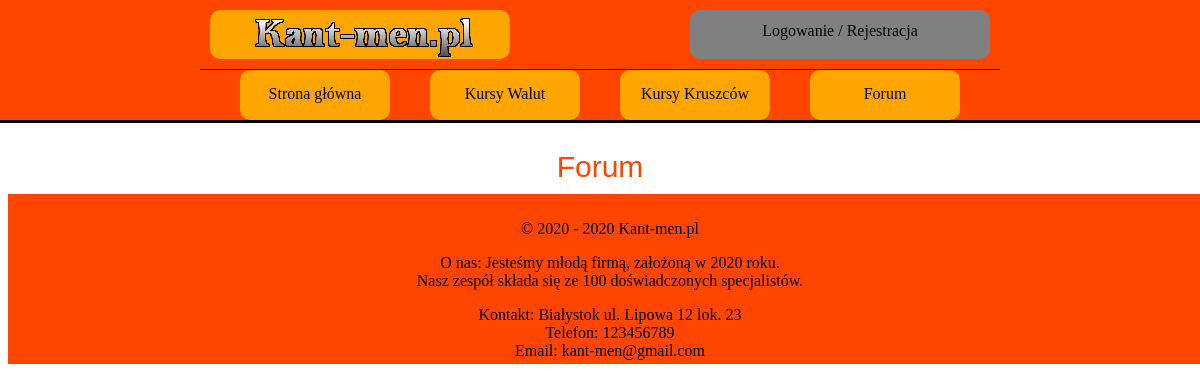
Page /forum.php on the earlier database version.
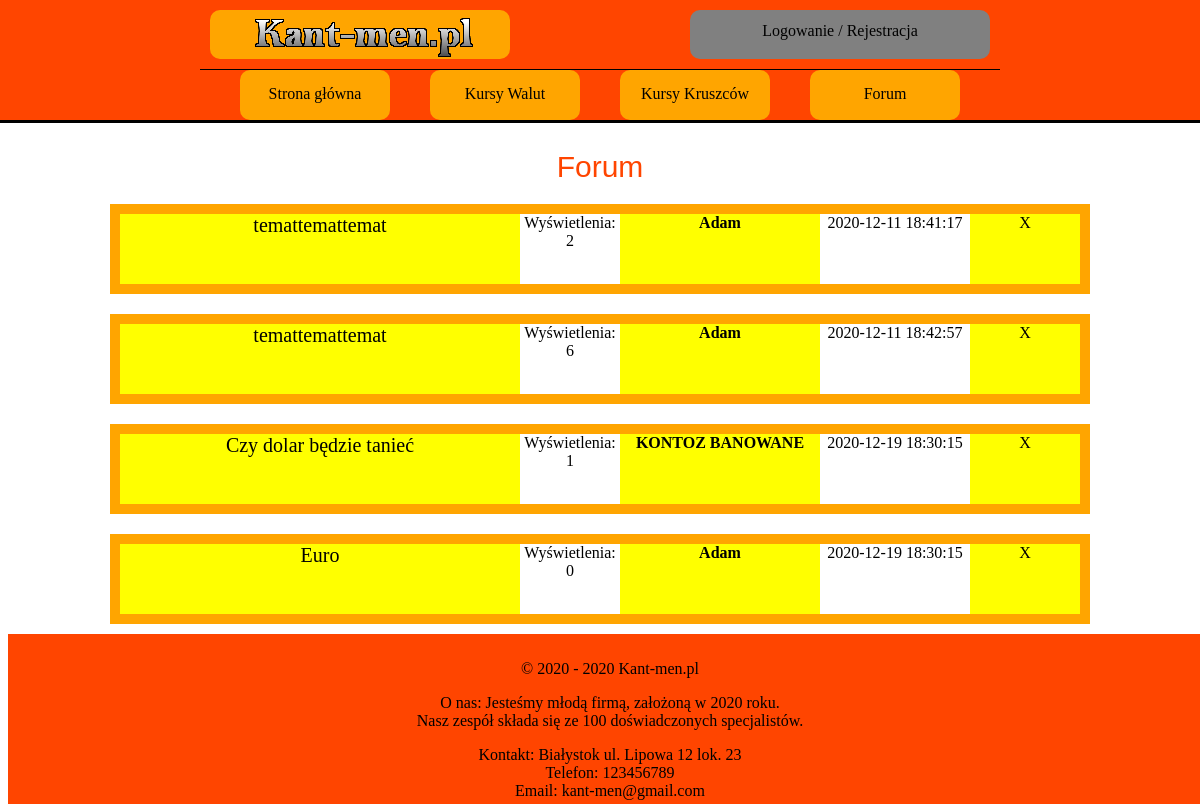
Same page on the later database version.
### tables this page shows
CREATE TABLE `watek` (
  `ID_WATEK` int(10) NOT NULL,
  `ID_USER` int(10) NOT NULL,
  `TEMAT` varchar(100) NOT NULL,
  `DATA` timestamp NOT NULL DEFAULT current_timestamp(),
  `TRESC_WATKU` longtext NOT NULL,
  `LICZBA_KOMENTARZY` int(10) NOT NULL DEFAULT 0,
  `ILOSC_ODWIEDZIN` int(10) NOT NULL DEFAULT 0,
  `OCENA` int(10) NOT NULL DEFAULT 0,
  `STATUS` varchar(20) NOT NULL DEFAULT 'UKRYTE'
);

CREATE TABLE `user` (
  `ID_USER` int(10) NOT NULL,
  `LOGIN` varchar(20) NOT NULL,
  `HASLO` char(255) NOT NULL,
  `IMIE` varchar(50) NOT NULL,
  `NAZWISKO` varchar(50) NOT NULL,
  `EMAIL` varchar(50) NOT NULL,
  `WIEK` int(10) NOT NULL,
  `MIASTO` varchar(50) NOT NULL,
  `KRAJ` varchar(50) NOT NULL,
  `OPIS_PROFILU` text DEFAULT NULL,
  `ZDJECIE` varchar(255) DEFAULT NULL,
  `STW_WATKI` int(10) NOT NULL DEFAULT 0,
  `LICZ_KOMENTARZY` int(10) NOT NULL DEFAULT 0,
  `UPRAWNIENIA` varchar(10) NOT NULL DEFAULT 'USER'
);

### forum.php (the view, shortened to what this page needs)
<!DOCTYPE HTML>
<html>
    <head>
        <link href="CSS/styleGlowne.css" rel="stylesheet" type="text/css">
        <link href="CSS/styleForum.css" rel="stylesheet" type="text/css">
    </head>
    <body>
    <?php
    include_once('rysowanieMenu.php');
    rysowanieGlownegoMenu();
    ?>
        <main>
            <section>
                <div class="pas-tytulowy">
                    Forum
                </div>
                <?php
                    require_once "polaczeniezMySQL.php";
                    $polaczenie = @new mysqli($host,$db_user,$db_password,$db_name);
                    if($polaczenie->connect_errno!=0)
                    {
                        echo "Error: ".$polaczenie->connect_errno;
                    }
                    else
                    {
                        $rezultat = $polaczenie->query("SELECT * FROM watek");
                        if(!$rezultat)
                        {
                        throw new Exception($polaczenie->error);
                        }
                        else
                        {
                        while($row = mysqli_fetch_array($rezultat))
                        {
                ?>
                <article class="artykul">
                    <div class="glowny-kontener-artykulu">
                        <div class="tytul-watku">
                            <?php echo '<a href="watek.php?id='.$row['ID_WATEK'].'">'.$row['TEMAT'].'</a>'; ?>
                        </div>
                        <div class="ilosc-odwiedzin">
                            <?php echo "Wyświetlenia:</br>";
                            echo $row['ILOSC_ODWIEDZIN']; ?>
                        </div>
                        <div class="autor">
                            <?php
                                $row_autor = mysqli_fetch_array($wyciagniecie_nicku_autora = $polaczenie->query("SELECT * FROM user WHERE ID_USER=".$row['ID_USER']));
                                echo '<a href="profilowe.php?user='.$row['ID_USER'].'"><k style=" font-weight: 700;">'.$row_autor['LOGIN'].'</k></a>';
                            ?>
                        </div>
                        <div class="czas-wstawienia">
                            <?php echo $row['DATA']; ?>
                        </div>
                        <div class="admin-mini-panel">
                            X
                        </div>
                    </div>
                </article>
                <?php
                    }
                    }
                    }
                ?>
            </section>
        </main>
    <?php
    include_once('rysowanieStopki.php');
    rysowanieStopki();
    ?>
    </body>
</html>

### rysowanieMenu.php (shortened to what this page needs)
<?php
function rysowanieGlownegoMenu()
{
    ?>
    <header>
        <nav class="nawigacja-menu">
            <div class="nawigacja-czesc-gorna">
                <div class="logo"><a href="index.php"><img src="img/logo/logo-duze.png" alt="logo"></a></div>
                <div class="logowanie-rejestracja">
                    <?php
                    if((isset($_SESSION['zalogowany']))&&($_SESSION['zalogowany']==true))
                    {
                        echo '<a href="profilowe.php?user='.$_SESSION['id_usera_zalog'].'">'.$_SESSION['login_wyswietlanie'].'</a>';
                        echo '<br>';
                        echo '<a href="wylogowanie.php">Wyloguj</a>';
                        if((isset($_SESSION['admin']))&&($_SESSION['admin']==true)){
                            echo '<a href="panel_admin_a.php" ><input type="submit" value="PANEL ADMINA"
                                          style="background-color: #4CAF50;
                                          border: none;
                                          color: white;
                                          padding: 5px 5px;
                                          text-align: center;
                                          text-decoration: none;
                                          display: inline-block;
                                          font-size: 13px;
                                          "></a>';
                        }
                    }
                    else
                    {
                        echo '<a href="logowanie.php">Logowanie</a> / <a href="rejestracja.php">Rejestracja</a>';
                    }
                    ?>
                </div>
            </div>
            <div class="nawigacja-czesc-dolna">
                <div class="strona-glowna"> <a href="index.php" >Strona główna</a></div>
                <div class="kurs-walut"> <a href="waluty.php">Kursy Walut</a></div>
                <div class="kurs-kruszcow"> <a href="kruszce.php">Kursy Kruszców</a></div>
                <div class="forum"> <a href="forum.php">Forum</a></div>
            </div>
        </nav>
    </header>
    <?php
}
?>

### rysowanieStopki.php (shortened to what this page needs)
<?php
function rysowanieStopki()
{
    ?>
    <footer>
        <div class="domena">
            <p>&copy; 2020 - 2020 Kant-men.pl</p>
        </div>
        <div class="o-nas">
            <p>O nas: Jesteśmy młodą firmą, założoną w 2020 roku. </br>
            Nasz zespół składa się ze 100 doświadczonych specjalistów.</p>
        <div>
        <div class="kontakt">
            <p>Kontakt: Białystok ul. Lipowa 12 lok. 23 </br>
            Telefon: 123456789 </br>
            Email: kant-men@gmail.com</p>
        </div>
    </footer>
    <?php
}
    ?>

### CSS/styleGlowne.css (style rules this page uses)
body { background-color: white; justify-content: center; align-items: center; }
header { position: fixed; width: 100%; top: 0px; left: 0px; height: 120px; background-color: orangered; color: black; text-decoration: none; z-index: 10; clear: both; border-bottom: black solid 3px; }
main { background-color: white; margin-left: auto; margin-right: auto; width: 1000px; height: auto; margin-top: 130px; align-items: center; }
footer { width: 100%; height: 150px; background-color: orangered; position: relative; bottom: 0px; left: 0px; margin: 0px; padding: 10px; text-align: center; align-items: center; }
a { text-decoration: none; color: inherit; }
.nawigacja-menu { background-color: #72e7ff; position:relative; width: 800px; height: 100%; margin-left: auto; margin-right: auto; }
.nawigacja-czesc-gorna { background-color: orangered; width: 800px;; height: 70px; padding: 10px; box-sizing: border-box; position:relative; border-bottom: black solid 1px; }
.logo, .logowanie-rejestracja { height: 100%; width: 300px; }
.logo { background-color: orange; border-radius: 10px; float: left; }
.logowanie-rejestracja { background-color: grey; border-radius: 10px; float: right; padding: 12px; }
.logo, .logowanie-rejestracja { box-sizing: border-box; text-align: center; }
.nawigacja-czesc-dolna { background-color: orangered; width: 800px;; height: 50px; box-sizing: border-box; }
.strona-glowna, .kurs-walut, .kurs-kruszcow, .forum { background-color: orange; border-radius: 10px; float: left; width: 150px; height: 100%; padding: 15px; margin-left: 40px; text-align: center; box-sizing: border-box; }

### CSS/styleForum.css (style rules this page uses)
article { background-color: green; height: 100%; }
.pas-tytulowy { position: relative; background-color: white; color: orangered; width: auto; margin: 10px; padding: 10px; text-align: center; font-family: Impact,Arial,sans-serif; font-size: 30px; top: 10px; }
.artykul { background-color: orange; margin: 20px 10px 10px 10px; padding: 10px 10px 10px 10px; text-align: center; display: flex; }
.glowny-kontener-artykulu { height: 70px; background-color: #99b240; width: 100%; }
.tytul-watku { background-color: yellow; font-size: 20px; height: 70px; width: 400px; float: left; }
.ilosc-odwiedzin { width: 100px; height: 70px; background-color: white; float: left; }
.autor { width: 200px; height: 70px; background-color: yellow; float: left; }
.czas-wstawienia { width: 150px; height: 70px; background-color: white; float: left; }
.admin-mini-panel { width: 110px; height: 70px; background-color: yellow; float: left; }

Differences in the rows shown:
added watek: TEMAT "temattemattemat", ILOSC_ODWIEDZIN "2", ID_USER.LOGIN "Adam", DATA "2020-12-11 18:41:17"
added watek: TEMAT "temattemattemat", ILOSC_ODWIEDZIN "6", ID_USER.LOGIN "Adam", DATA "2020-12-11 18:42:57"
added watek: TEMAT "Czy dolar będzie tanieć", ILOSC_ODWIEDZIN "1", ID_USER.LOGIN "KONTOZ BANOWANE", DATA "2020-12-19 18:30:15"
added watek: TEMAT "Euro", ILOSC_ODWIEDZIN "0", ID_USER.LOGIN "Adam", DATA "2020-12-19 18:30:15"
